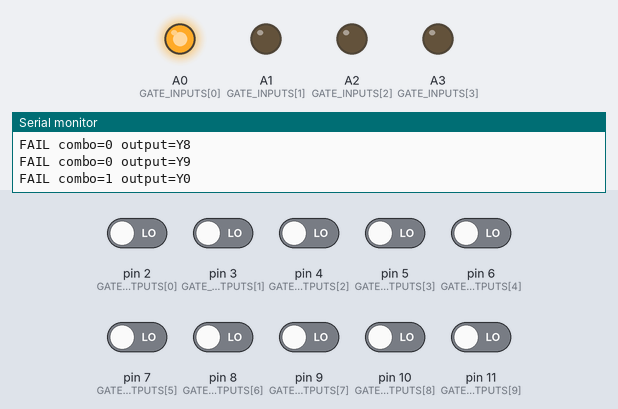
A sketch run on a simulated Arduino Nano, built with avr-gcc and run on an emulated ATmega328P. Shown: output pins drawn as LEDs (lit = HIGH), the last lines printed to the serial monitor. Inputs (shaded band) come from the test bench; at power-on: pin 2 (GATE_OUTPUTS[0]), pin 3 (GATE_OUTPUTS[1]), pin 4 (GATE_OUTPUTS[2]), pin 5 (GATE_OUTPUTS[3]), pin 6 (GATE_OUTPUTS[4]), pin 7 (GATE_OUTPUTS[5]), pin 8 (GATE_OUTPUTS[6]), pin 9 (GATE_OUTPUTS[7]), pin 10 (GATE_OUTPUTS[8]), pin 11 (GATE_OUTPUTS[9]) LOW.

Above: at 0.5 s.
At 0.9 s:
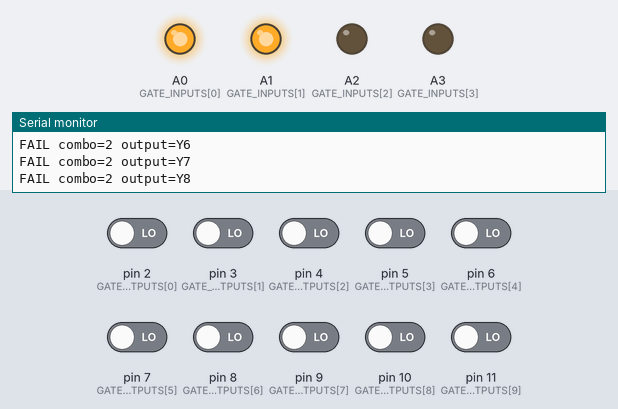
At 1.4 s:
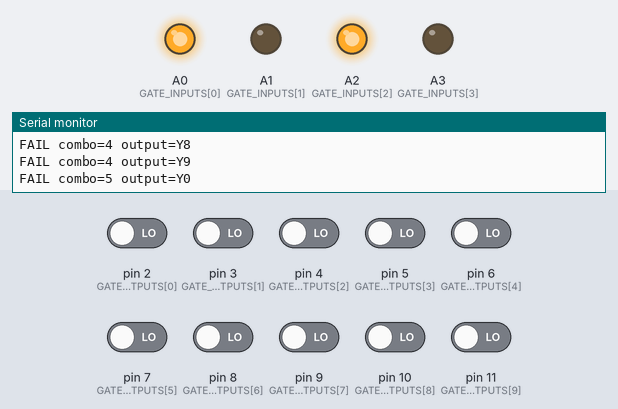
At 2.5 s:
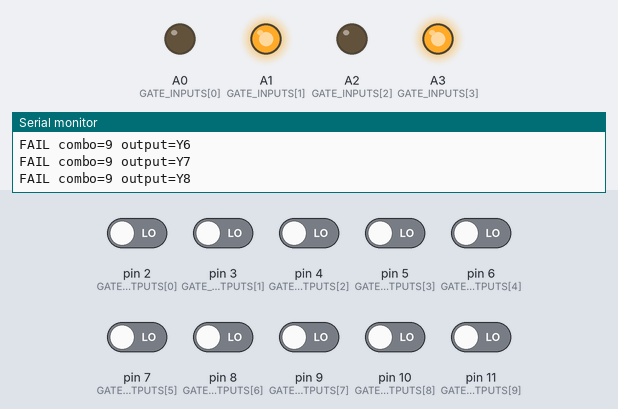
At 3.3 s:
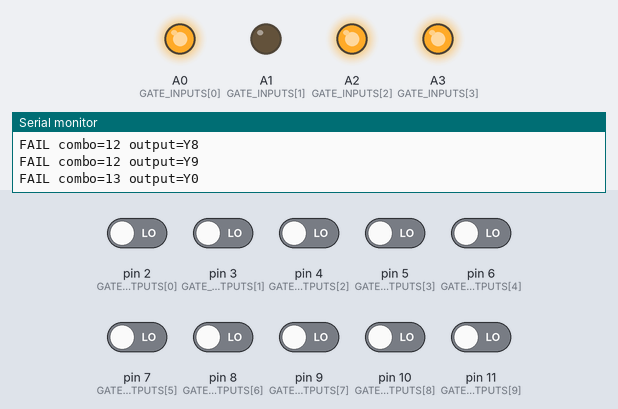
At 4.1 s:
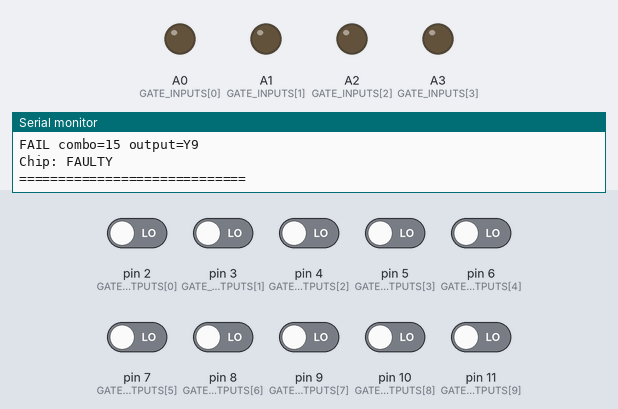
Timing chart, 0 to 5.6 s (numbered marks = the images above):
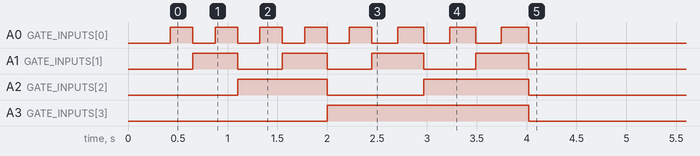

The sketch:

74LS42N_tester.ino
```cpp
// ============================================================
//  74LS42N  4-LINE BCD TO 10-LINE DECIMAL DECODER Tester
//  Arduino Nano
//
//  Wiring: 16 pin package. [chip pin] (signal name) Arduino pin
//  Outputs (backwards from previous!)
//  [1](0) D2
//  [2](1) D3
//  [3](2) D4
//  [4](3) D5
//  [5](4) D6
//  [6](5) D7
//  [7](6) D8
//  [8] GND
//  [9](7) D9
//  [10](8) D10
//  [11](9) D11
//  Inputs
//  [12](D) A3
//  [13](C) A2
//  [14](B) A1
//  [15](A) A0
//  [16] VCC
//
//
//  Results are printed over Serial
// ============================================================

// --- Pin definitions ---
const int GATE_INPUTS[4] = {A0, A1, A2, A3};
const int GATE_OUTPUTS[10] = {2, 3, 4, 5,6,7,8,9,10,11};


// Collect results
bool gatePass;
int  failCombo;   // first failing combo index (-1 = none)


// ---------------------------------------------------------------
// Expected NOR output: HIGH only when all three inputs are LOW
// ---------------------------------------------------------------
// Returns true if output n should be LOW (active) for a given 4-bit combo
bool expectedBCD(uint8_t combo, int outputNum) {
    if (combo > 9) return false;      // invalid BCD — all outputs HIGH
    return (combo == outputNum);      // only the matching output goes LOW
}
bool expectedNOR(uint8_t combo) {
  return (combo == 0);
}
bool expectedNAND(uint8_t combo) {
  return (combo != 3);  // LOW only when both inputs HIGH
}
bool expectedNAND_3input(uint8_t combo){
  return (combo != 7);
}
bool expectedNAND_4input(uint8_t combo){
  return (combo != 15);
}
bool expectedAND(uint8_t combo) {
return (combo == 3);
}

// ---------------------------------------------------------------
// Test one gate; return true if all 8 combos pass
// ---------------------------------------------------------------
void testGate() {
  bool anyFailed = false;
  Serial.println(F(" ---"));
  Serial.println(F(" A  B  C D | Y_actual | Y_expect | result"));

for (uint8_t combo = 0; combo < 16; combo++) {
    // set the 4 input pins (D, C, B, A)
digitalWrite(GATE_INPUTS[0], (combo >> 0) & 1);  // A (LSB)
digitalWrite(GATE_INPUTS[1], (combo >> 1) & 1);  // B
digitalWrite(GATE_INPUTS[2], (combo >> 2) & 1);  // C
digitalWrite(GATE_INPUTS[3], (combo >> 3) & 1);  // D (MSB)
    delay(10);

    for (int out = 0; out < 10; out++) {
        int actual   = digitalRead(GATE_OUTPUTS[out]);
        int expected = expectedBCD(combo, out) ? 0 : 1;  // active LOW
        bool ok      = (actual == expected);

        if (!ok) {
            anyFailed = true;
            Serial.print(F("FAIL combo="));
            Serial.print(combo);
            Serial.print(F(" output=Y"));
            Serial.println(out);
        }
    }
}
Serial.println(anyFailed ? F("Chip: FAULTY") : F("Chip: GOOD"));

  // Drive all inputs LOW after test
    digitalWrite(GATE_INPUTS[0], 0);
    digitalWrite(GATE_INPUTS[1], 0);
    digitalWrite(GATE_INPUTS[2], 0);
    digitalWrite(GATE_INPUTS[3], 0);
}

// ---------------------------------------------------------------
// setup
// ---------------------------------------------------------------
void setup() {
  Serial.begin(9600);
  while (!Serial) {}            // wait for USB serial on Nano

  // Configure input driver pins as OUTPUTs, default LOW
  for (int i = 0; i < 4; i++) {
    pinMode(GATE_INPUTS[i], OUTPUT); digitalWrite(GATE_INPUTS[i], LOW);
  }

  // Configure output sense pins as INPUTs
   for (int i = 0; i < 10; i++) {
      pinMode(GATE_OUTPUTS[i], INPUT);
  }

  delay(100);  // let power rails stabilise

  Serial.println(F("\n========================================"));
  Serial.println(F("  74LS42  NAND Gate Tester"));
  Serial.println(F("========================================"));

  // Run tests
  testGate();

  Serial.println(F("============================="));
  Serial.println(F("\nPress reset to test again."));
}

// ---------------------------------------------------------------
// loop — nothing to do, all work done in setup
// ---------------------------------------------------------------
void loop() {}
```
